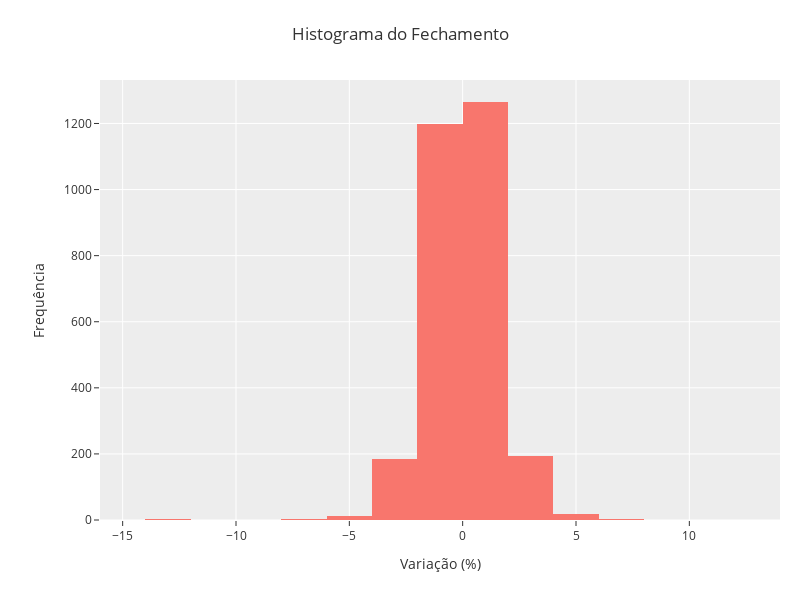

Here is the notebook cell this chart was saved with:
### Code cell
fig = px.histogram(
    df, 
    x = 'variacao', 
    nbins = 20,
    template = template
)
fig.update_layout(
    title = 'Histograma do Fechamento',
    xaxis_title = 'Variação (%)',
    yaxis_title = 'Frequência',
    width = 800, 
    height = 600,
    margin = dict(l = 100, r = 20, t = 80, b = 80),
    template = template
)
fig.show()

### Figure 1 — Plotly figure (JSON) as saved in the notebook; plotly's stock layout.template omitted (floating-point values rounded to 4 significant figures; data arrays with more than 128 entries replaced by an {"elided": "..."} marker saying what was removed)
{"data": [{"alignmentgroup": "True", "bingroup": "x", "hovertemplate": "variacao=%{x}<br>count=%{y}<extra></extra>", "legendgroup": "", "marker": {"color": "#F8766D", "pattern": {"shape": ""}}, "name": "", "nbinsx": 20, "offsetgroup": "", "orientation": "v", "showlegend": false, "type": "histogram", "x": {"elided": "2884 float values"}, "xaxis": "x", "yaxis": "y"}], "layout": {"barmode": "relative", "height": 600, "legend": {"tracegroupgap": 0}, "margin": {"b": 80, "l": 100, "r": 20, "t": 80}, "title": {"text": "Histograma do Fechamento"}, "width": 800, "xaxis": {"anchor": "y", "domain": [0, 1], "title": {"text": "Variação (%)"}}, "yaxis": {"anchor": "x", "domain": [0, 1], "title": {"text": "Frequência"}}}}
